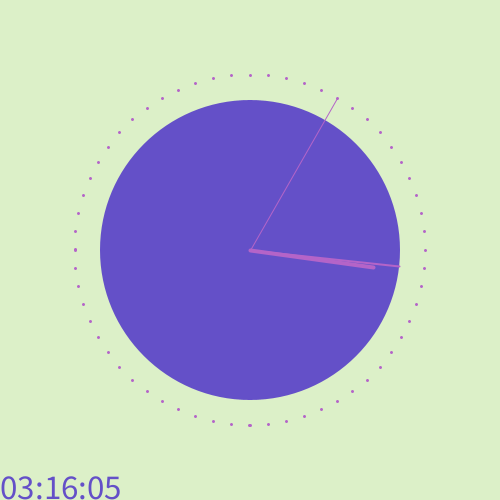
Frame 1 (no input)
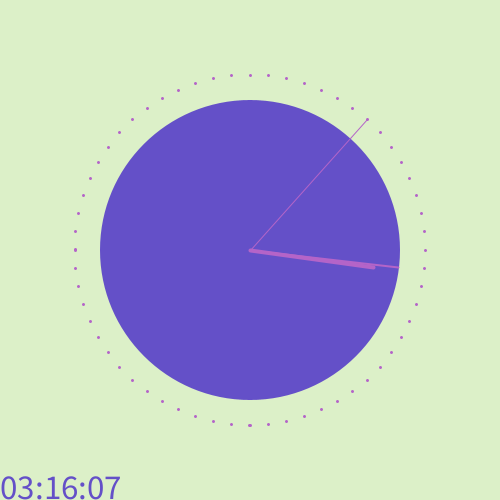
Frame 60 (the mouse pressed at the canvas centre just before this capture)
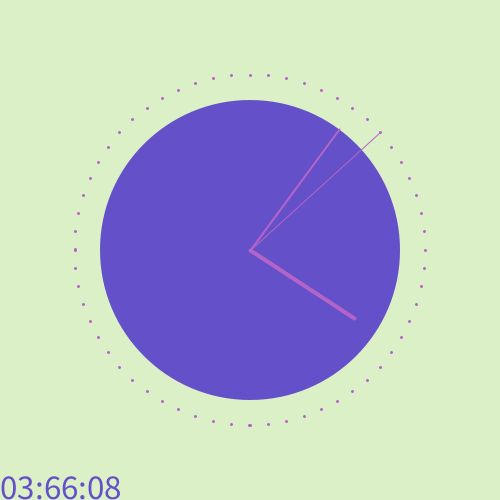
Frame 120 (the mouse held since frame 60 and released just before this capture)

The Processing sketch that drew these frames (run headless with seeded random() and noise(); from frame 60 on, the mouse is pressed at the canvas centre):

// Processing sketch: processing_96577
// ── processing_96577.pde

int cx, cy;
float secondsRadius;
float minutesRadius;
float hoursRadius;
float clockDiameter;
int s1;
int m1;
int h1;
void setup() {
  size(500, 500);
  stroke(255);

  int radius = min(width, height) / 2;
  secondsRadius = radius * 0.70;
  minutesRadius = radius * 0.60;
  hoursRadius = radius * 0.50;
  clockDiameter = radius * 1.2;

  cx = width / 2;
  cy = height / 2;
}

void draw() {
  s1 = second();  
  m1 = minute();  
  h1 = hour();    
  background(195, 240, 230);
  if (h1 < 12) {
    background(220, 240, 200);
  }
  fill(100, 80, 200);
  noStroke();
  textSize(35);
if (mousePressed){
  m1=m1+mouseY/5; 
  }
  text(nf(h1, 2) + ":" + nf(m1, 2) + ":" + nf(s1, 2), 0, height-1);
  ellipse(cx, cy, clockDiameter, clockDiameter);




  float s = map(s1, 0, 60, 0, TWO_PI) - HALF_PI;
  float m = map(m1 + norm(s1, 0, 60), 0, 60, 0, TWO_PI) - HALF_PI; 
  float h = map(h1 + norm(m1, 0, 60), 0, 24, 0, TWO_PI * 2) - HALF_PI;


  stroke(180, 100, 200, 255);
  strokeWeight(1);
  line(cx, cy, cx + cos(s) * secondsRadius, cy + sin(s) * secondsRadius);
  strokeWeight(2);
  line(cx, cy, cx + cos(m) * minutesRadius, cy + sin(m) * minutesRadius);
  strokeWeight(4);
  line(cx, cy, cx + cos(h) * hoursRadius, cy + sin(h) * hoursRadius);

  strokeWeight(3);
  beginShape(POINTS);
  for (int a = 0; a < 360; a+=6) {
    float angle = radians(a);
    float x = cx + cos(angle) * secondsRadius;
    float y = cy + sin(angle) * secondsRadius;
    vertex(x, y);
  }
  endShape();
}
